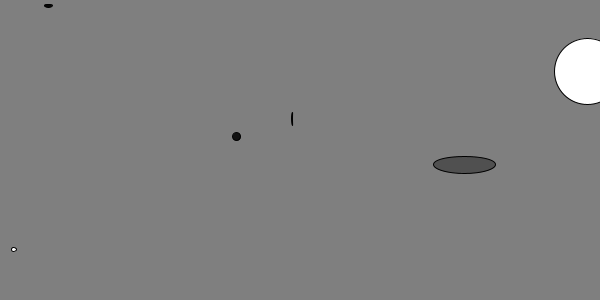
Frame 1 (no input)
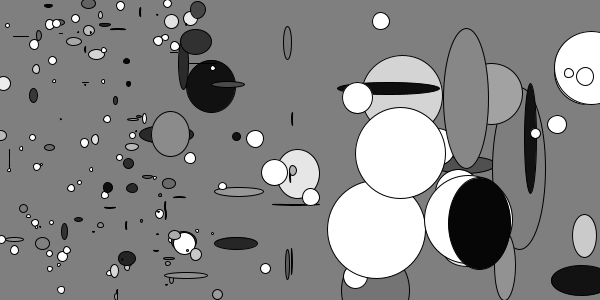
Frame 60 (the mouse pressed at the canvas centre just before this capture)
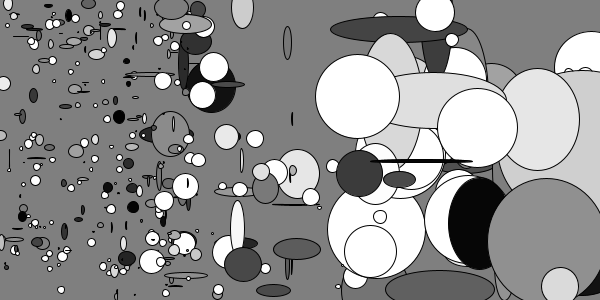
Frame 120 (the mouse held since frame 60 and released just before this capture)

The Processing sketch that drew these frames (run headless with seeded random() and noise(); from frame 60 on, the mouse is pressed at the canvas centre):

// Processing sketch: processing_36708
// ── processing_36708.pde

//Alex Nelson

void setup() {
  size(600, 300);
  colorMode(RGB, 50);
  background(25);
}

float count = 300;
float ellipseSize = 50;
float num = 2000;

void draw() {

  if (count>0);

//smaller ellipses;varying white shades;on the right side of the screen(350-600)
  if (count < num) {
    if (count % 5 == 0) {
      ellipseSize = random(5, 100); 
      fill(random(255));
      ellipse(random(350, 600), random(0, 300), ellipseSize, ellipseSize);
    }
  }

//larger ellipses;varying grey to black shades;on the right side of the screen(350-600)
  if (count < num) {
    if (count % 5 == 0) {
      ellipseSize = random(100, 200); 
      fill(random(50));
      ellipse(random(350, 600), random(0, 300), random(ellipseSize), random(ellipseSize));
    }

//smaller ellipses;varying white shades;in the middle of the screen(150-400)
    if (count < num) {
      if (count % 3 == 0) {
        ellipseSize = random(5, 100); 
        fill(random(255));
        ellipse(random(150, 400), random(0, 300), ellipseSize/3, ellipseSize/3);
      }
    }

//larger ellipses;varying grey to black shades;on the middle of the screen(150-400)
    if (count < num) {
      if (count % 3 == 0) {
        ellipseSize = random(100, 200); 
        fill(random(50));
        ellipse(random(150, 300), random(0, 300), random(ellipseSize/3), random(ellipseSize/3));
      }
    }
    
//smaller ellipses;varying white shades;on the left side of the screen(0-200)
    if (count < num) {
      if (count % 1 == 0) {
        ellipseSize = random(5, 100); 
        fill(random(255));
        ellipse(random(0, 200), random(0, 300), ellipseSize/10, ellipseSize/10);
      }
    }
    
//larger ellipses;varying grey to black shades;on the left side of the screen(0-200)    
    if (count < num) {
      if (count % 1 == 0) {
        ellipseSize = random(100, 200); 
        fill(random(50));
        ellipse(random(0,200), random(0, 300), random(ellipseSize/10), random(ellipseSize/10));
      }
    }
    
      count++;
    }
  }
